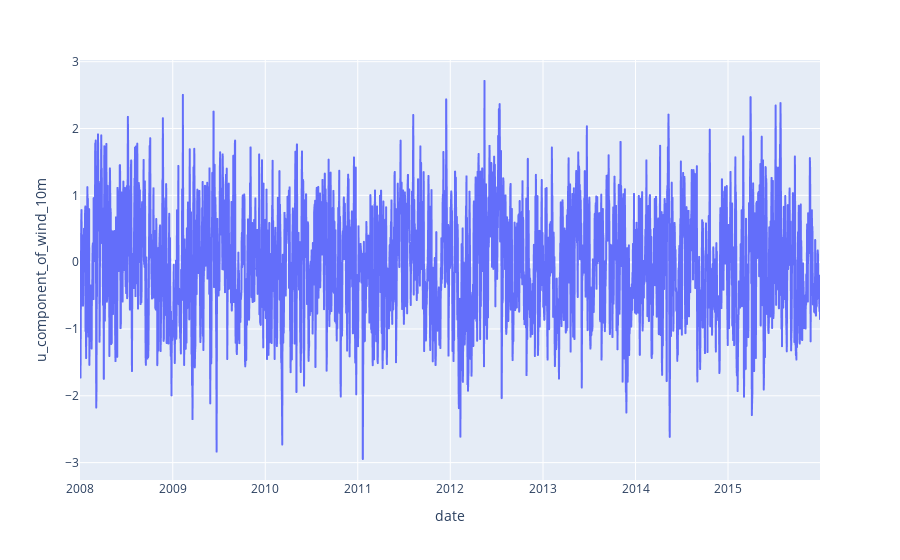

Notebook code cell kept with this figure:
### Code cell
px.line(test_df, x="date", y="u_component_of_wind_10m")

### Figure 1 — Plotly figure (JSON) as saved in the notebook; plotly's stock layout.template omitted (floating-point values rounded to 4 significant figures; data arrays with more than 128 entries replaced by an {"elided": "..."} marker saying what was removed)
{"data": [{"hovertemplate": "date=%{x}<br>u_component_of_wind_10m=%{y}<extra></extra>", "legendgroup": "", "line": {"color": "#636efa", "dash": "solid"}, "marker": {"symbol": "circle"}, "mode": "lines", "name": "", "showlegend": false, "type": "scattergl", "x": {"elided": "2921 str values"}, "xaxis": "x", "y": {"elided": "2921 float values"}, "yaxis": "y"}], "layout": {"legend": {"tracegroupgap": 0}, "margin": {"t": 60}, "xaxis": {"anchor": "y", "domain": [0, 1], "title": {"text": "date"}}, "yaxis": {"anchor": "x", "domain": [0, 1], "title": {"text": "u_component_of_wind_10m"}}}}
